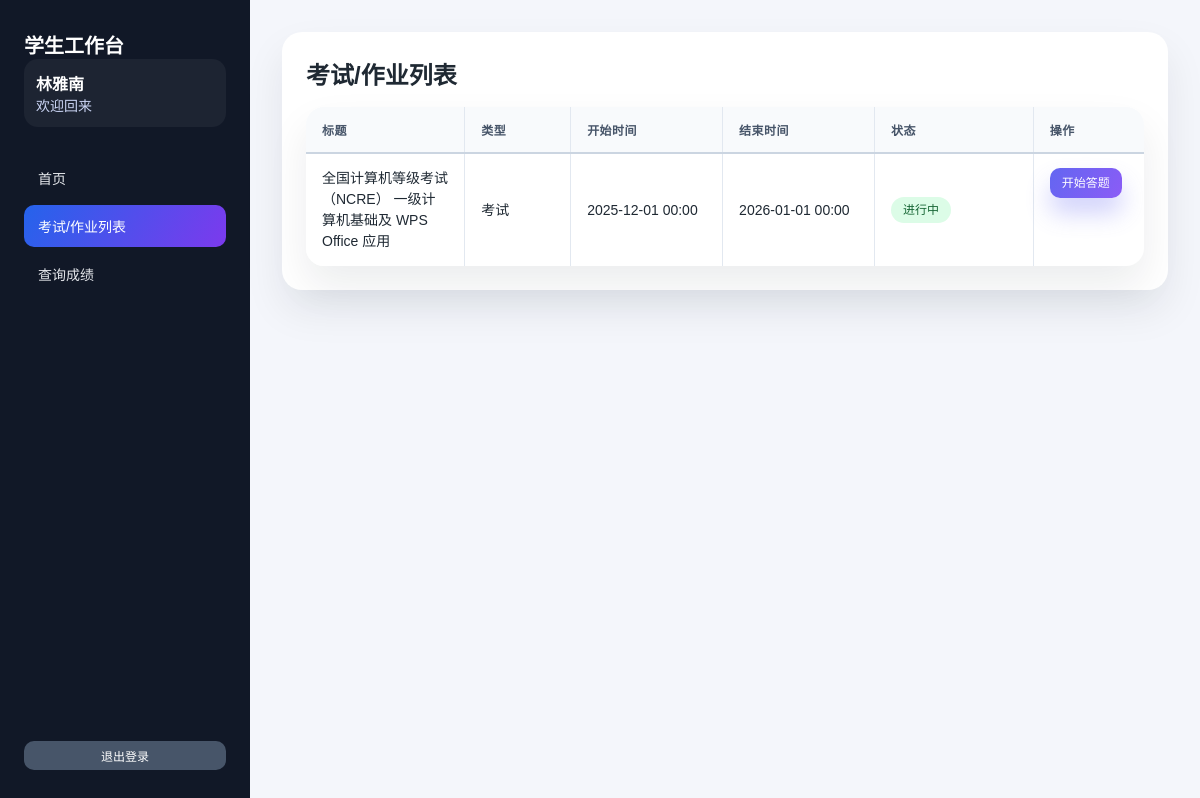
The page /student/exam_list.php (signed in) on the database its author committed.
### tables this page shows
CREATE TABLE `users` (
  `id` int(11) NOT NULL AUTO_INCREMENT,
  `username` varchar(50) NOT NULL,
  `password` varchar(255) NOT NULL,
  `name` varchar(50) NOT NULL,
  `role` enum('admin','teacher','student') NOT NULL DEFAULT 'student',
  `class_id` int(11) DEFAULT NULL COMMENT '班级ID，学生所属班级',
  `teacher_id` int(11) DEFAULT NULL COMMENT '创建该学生的老师ID',
  `created_by` int(11) DEFAULT NULL COMMENT '创建者ID',
  `created_at` datetime DEFAULT CURRENT_TIMESTAMP,
  PRIMARY KEY (`id`),
  UNIQUE KEY `username` (`username`),
  KEY `teacher_id` (`teacher_id`),
  KEY `created_by` (`created_by`),
  CONSTRAINT `users_ibfk_1` FOREIGN KEY (`teacher_id`) REFERENCES `users` (`id`) ON DELETE SET NULL,
  CONSTRAINT `users_ibfk_2` FOREIGN KEY (`created_by`) REFERENCES `users` (`id`) ON DELETE SET NULL
);

CREATE TABLE `exams` (
  `id` int(11) NOT NULL AUTO_INCREMENT,
  `title` varchar(200) NOT NULL,
  `description` text,
  `type` enum('exam','homework') NOT NULL DEFAULT 'exam',
  `teacher_id` int(11) NOT NULL,
  `start_time` datetime NOT NULL,
  `end_time` datetime NOT NULL,
  `duration` int(11) DEFAULT NULL COMMENT '考试时长（分钟）',
  `allow_retake` tinyint(1) DEFAULT '0' COMMENT '是否允许再次考试',
  `status` enum('draft','published','finished') DEFAULT 'draft',
  `created_at` datetime DEFAULT CURRENT_TIMESTAMP,
  PRIMARY KEY (`id`),
  KEY `teacher_id` (`teacher_id`),
  CONSTRAINT `exams_ibfk_1` FOREIGN KEY (`teacher_id`) REFERENCES `users` (`id`) ON DELETE CASCADE
);

### config.php (called while the page is built, shortened)
<?php
function getDB() {
    static $pdo = null;
    if ($pdo === null) {
        try {
            $dsn = "mysql:host=" . DB_HOST . ";dbname=" . DB_NAME . ";charset=" . DB_CHARSET;
            $pdo = new PDO($dsn, DB_USER, DB_PASS);
            $pdo->setAttribute(PDO::ATTR_ERRMODE, PDO::ERRMODE_EXCEPTION);
            $pdo->setAttribute(PDO::ATTR_DEFAULT_FETCH_MODE, PDO::FETCH_ASSOC);
        } catch(PDOException $e) {
            die("数据库连接失败: " . $e->getMessage());
        }
    }
    return $pdo;
}
function getCurrentUser() {
    $pdo = getDB();
    $stmt = $pdo->prepare("SELECT * FROM users WHERE id = ?");
    $stmt->execute([$_SESSION['user_id']]);
    return $stmt->fetch();
}
?>

### student/exam_list.php (the view, shortened to what this page needs)
<?php
require_once '../config.php';
$pdo = getDB();
$student = $pdo->prepare("SELECT class_id FROM users WHERE id = ?");
$student->execute([$_SESSION['user_id']]);
$student = $student->fetch();
$classId = $student['class_id'] ?? null;
if ($classId) {
    $teacherIds = $pdo->prepare("SELECT teacher_id FROM teacher_classes WHERE class_id = ?");
    $teacherIds->execute([$classId]);
    $teacherIds = $teacherIds->fetchAll(PDO::FETCH_COLUMN);
    if (empty($teacherIds)) {
        $exams = [];
    } else {
        $placeholders = implode(',', array_fill(0, count($teacherIds), '?'));
        $exams = $pdo->prepare("SELECT e.*,
                              CASE WHEN s.id IS NOT NULL THEN 1 ELSE 0 END as has_submitted,
                              s.status as score_status,
                              e.allow_retake
                              FROM exams e
                              LEFT JOIN scores s ON e.id = s.exam_id AND s.student_id = ?
                              WHERE e.status = 'published'
                              AND e.teacher_id IN ($placeholders)
                              ORDER BY e.start_time DESC");
        $params = array_merge([$_SESSION['user_id']], $teacherIds);
        $exams->execute($params);
        $exams = $exams->fetchAll();
    }
} else {
    $exams = [];
}
?>
<!DOCTYPE html>
<html lang="zh-CN">
<head>
    <link rel="stylesheet" href="../style.css">
</head>
<body>
    <div class="app-shell">
        <?php require_once 'student_sidebar.php'; renderStudentSidebar('exam_list', getCurrentUser()); ?>
        <main class="app-content">
            <div class="card">
                <div class="section-title">
                    <h2>考试/作业列表</h2>
                </div>
                <div class="table-wrapper">
                    <table class="table">
                        <thead>
                            <tr>
                                <th>标题</th>
                                <th>类型</th>
                                <th>开始时间</th>
                                <th>结束时间</th>
                                <th>状态</th>
                                <th>操作</th>
                            </tr>
                        </thead>
                        <tbody>
                            <?php if (empty($exams)): ?>
                                <tr>
                                    <td colspan="6" class="empty-state">暂无考试/作业</td>
                                </tr>
                            <?php else: ?>
                                <?php foreach ($exams as $exam): ?>
                                    <?php
                                    $now = time();
                                    $startTime = strtotime($exam['start_time']);
                                    $endTime = strtotime($exam['end_time']);
                                    $canTake = ($now >= $startTime && $now <= $endTime);
                                    ?>
                                    <tr>
                                        <td><?php echo htmlspecialchars($exam['title']); ?></td>
                                        <td><?php echo $exam['type'] === 'exam' ? '考试' : '作业'; ?></td>
                                        <td><?php echo date('Y-m-d H:i', $startTime); ?></td>
                                        <td><?php echo date('Y-m-d H:i', $endTime); ?></td>
                                        <td>
                                            <?php if ($exam['has_submitted']): ?>
                                                <span class="tag tag-submitted">已提交</span>
                                            <?php elseif ($canTake): ?>
                                                <span class="tag tag-published">进行中</span>
                                            <?php elseif ($now < $startTime): ?>
                                                <span class="tag tag-draft">未开始</span>
                                            <?php else: ?>
                                                <span class="tag tag-finished">已结束</span>
                                            <?php endif; ?>
                                        </td>
                                        <td class="table-actions">
                                            <?php if ($canTake && (!$exam['has_submitted'] || $exam['allow_retake'])): ?>
                                                <a href="take_exam.php?id=<?php echo $exam['id']; ?>" class="btn btn-primary btn-small">
                                                    <?php echo $exam['has_submitted'] ? '再次答题' : '开始答题'; ?>
                                                </a>
                                            <?php elseif ($exam['has_submitted']): ?>
                                                <span class="muted-text">已提交<?php echo $exam['allow_retake'] ? '（可再次答题）' : ''; ?></span>
                                            <?php else: ?>
                                                <span class="muted-text">不可参加</span>
                                            <?php endif; ?>
                                        </td>
                                    </tr>
                                <?php endforeach; ?>
                            <?php endif; ?>
                        </tbody>
                    </table>
                </div>
            </div>
        </main>
    </div>
</body>
</html>

### student/student_sidebar.php (shortened to what this page needs)
<?php
function renderStudentSidebar($activeKey = 'dashboard', $user = null) {
    $menu = [
        'dashboard' => ['label' => '首页', 'href' => 'index.php'],
        'exam_list' => ['label' => '考试/作业列表', 'href' => 'exam_list.php'],
        'scores' => ['label' => '查询成绩', 'href' => 'view_score.php'],
    ];
    $userName = $user ? htmlspecialchars($user['name']) : '学生';
    ?>
    <aside class="app-sidebar" id="app-sidebar">
        <div>
            <div class="sidebar-brand">学生工作台</div>
            <div class="sidebar-user">
                <strong><?php echo $userName; ?></strong>
                <span>欢迎回来</span>
            </div>
        </div>
        <nav class="sidebar-menu">
            <?php foreach ($menu as $key => $item): ?>
                <a href="<?php echo $item['href']; ?>" class="<?php echo $key === $activeKey ? 'active' : ''; ?>" onclick="closeMobileMenu()">
                    <?php echo htmlspecialchars($item['label']); ?>
                </a>
            <?php endforeach; ?>
        </nav>
        <a href="logout.php" class="btn btn-secondary btn-small" onclick="closeMobileMenu()">退出登录</a>
    </aside>
    <?php
}
?>

### style.css (style rules this page uses)
* { margin: 0; padding: 0; box-sizing: border-box; }
body { font-family: 'Microsoft YaHei', Arial, sans-serif; background: #f4f6fb; min-height: 100vh; color: #1f2933; }
.app-shell { display: flex; min-height: 100vh; }
.app-sidebar { width: 250px; background: #111827; color: white; display: flex; flex-direction: column; padding: 30px 24px; gap: 30px; }
.sidebar-brand { font-size: 20px; font-weight: 600; }
.sidebar-user { background: rgba(255,255,255,0.05); border-radius: 14px; padding: 12px; }
.sidebar-user span { display: block; font-size: 14px; color: #cbd5f5; }
.sidebar-menu { display: flex; flex-direction: column; gap: 6px; flex: 1; }
.sidebar-menu a { color: #e5e7eb; padding: 11px 14px; border-radius: 10px; text-decoration: none; transition: background 0.2s, transform 0.2s; font-size: 14px; }
.sidebar-menu a.active { background: linear-gradient(120deg, #2563eb, #7c3aed); color: #fff; }
.app-content { flex: 1; padding: 32px; }
.btn { padding: 10px 20px; border: none; border-radius: 10px; cursor: pointer; font-size: 14px; transition: all 0.3s; text-decoration: none; display: inline-block; text-align: center; font-weight: 500; }
.btn-primary { background: linear-gradient(120deg, #6366f1, #8b5cf6); color: white; box-shadow: 0 15px 25px rgba(99, 102, 241, 0.3); }
.btn-secondary { background: #475569; color: white; }
.btn-small { padding: 6px 12px; font-size: 12px; }
.card { background: white; border-radius: 20px; padding: 24px; margin-bottom: 24px; box-shadow: 0 20px 40px rgba(15, 23, 42, 0.08); }
.section-title { display: flex; align-items: center; justify-content: space-between; margin-bottom: 16px; }
.table-wrapper { background: white; border-radius: 18px; box-shadow: 0 20px 40px rgba(15, 23, 42, 0.08); overflow: hidden; position: relative; }
table { width: 100%; border-collapse: collapse; border-spacing: 0; table-layout: auto; }
table th, table td { padding: 14px 16px; border-right: 1px solid #e2e8f0; border-bottom: 1px solid #e2e8f0; text-align: left; vertical-align: middle; box-sizing: border-box; margin: 0; }
table th:last-child, table td:last-child { border-right: none; }
table tr:last-child td { border-bottom: none; }
table th { background: #f8fafc; font-size: 12px; letter-spacing: 0.04em; color: #475569; text-transform: uppercase; font-weight: 600; white-space: nowrap; border-bottom: 2px solid #cbd5e1; }
table td { word-break: break-word; font-size: 14px; line-height: 1.5; background: white; }
table th:nth-child(1), table td:nth-child(1) { min-width: 100px; max-width: 150px; }
table th:nth-child(2), table td:nth-child(2) { min-width: 100px; max-width: 150px; }
table th:nth-child(3), table td:nth-child(3) { min-width: 120px; max-width: 180px; text-align: left; }
table th:nth-child(4), table td:nth-child(4) { min-width: 120px; max-width: 180px; text-align: left; }
table th:nth-child(5), table td:nth-child(5) { min-width: 150px; max-width: 200px; text-align: left; }
table th:last-child, table td:last-child { min-width: 100px; white-space: nowrap; text-align: left; }
.table-actions { display: flex; gap: 8px; flex-wrap: wrap; align-items: center; justify-content: flex-start; }
.table-actions .btn { white-space: nowrap; }
.tag { display: inline-flex; align-items: center; gap: 4px; padding: 4px 12px; border-radius: 999px; font-size: 12px; background: #e2e8f0; color: #475569; }
.tag-published { background: #dcfce7; color: #166534; }

### rows shown on the page
users: name "林雅南"
exams: title "全国计算机等级考试（NCRE） 一级计算机基础及 WPS Office 应用", type "考试", start_time "2025-12-01 00:00", end_time "2026-01-01 00:00", shows "进行中"

### other values the page prints
$item['label'] "首页"
$item['label'] "考试/作业列表"
$item['label'] "查询成绩"
